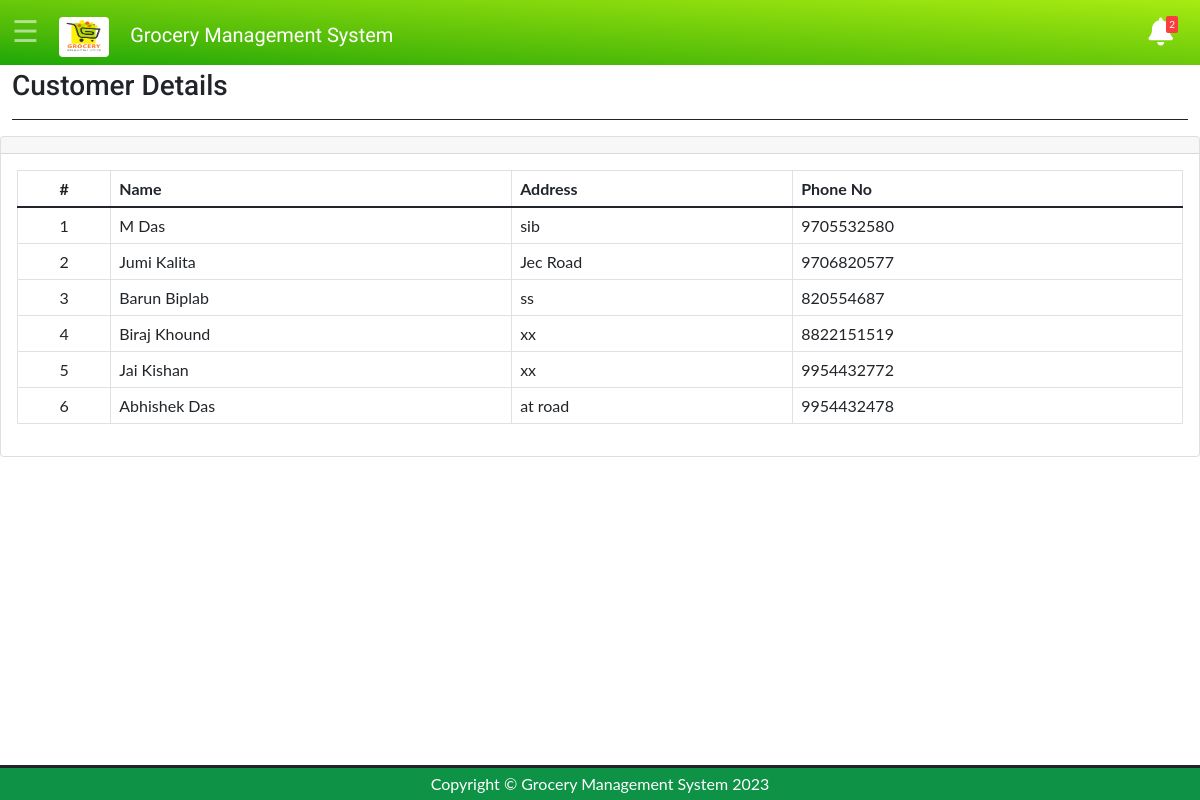
Screenshot of /customer-details.php (signed in) with the database file from the repository.
### tables this page shows
CREATE TABLE IF NOT EXISTS `gms_customer` (
  `customer_id` int(10) NOT NULL AUTO_INCREMENT,
  `customer_name` varchar(40) DEFAULT NULL,
  `customer_address` varchar(60) DEFAULT NULL,
  `customer_phoneno` varchar(12) DEFAULT NULL,
  PRIMARY KEY (`customer_id`)
);

### customer-details.php (the view, shortened to what this page needs)
<?php
include('navheader.php');
?>
<body>
    <div class="main-div" id="maindiv">
        <div class="container-fluid mt-1">
            <div class="row mb-2">
                <div class="col-sm-6">
                    <h3 class="m-0 table-heading">Customer Details</h3>
                </div>
            </div>
            <hr class=" hr-line opacity-100 ">
        </div>
        <div class="col-lg-12">
            <div class="card card-outline card-primary">
                <div class="card-header">
                </div>
                <div class="card-body">
                    <table class="table tabe-hover table-bordered" id="list">
                        <thead>
                            <tr>
                                <th class="text-center">#</th>
                                <th>Name</th>
                                <th>Address</th>
                                <th>Phone No</th>
                            </tr>
                        </thead>
                        <tbody>
                        <?php
                         $i = 1;
                             $q = "SELECT * FROM `gms_customer`  ORDER BY customer_id desc";
                              $query = mysqli_query($conn,$q);
                       while ( $res = mysqli_fetch_assoc($query)){
                                ?>
                            <tr>
                                <td class="text-center"><?php echo $i++ ?></b></td>
                                <td><?php  echo $res['customer_name']; ?> </td>
                                <td><?php  echo $res['customer_address']; ?> </td>
                                <td><?php  echo $res['customer_phoneno']; ?> </td>
                            </tr>
                            <?php
          }
             ?>
                        </tbody>
                    </table>
                </div>
            </div>
        </div>
    </div>
    <?php
include('footer.php');
?>

### css/style.css (style rules this page uses)
body { font-family: "Lato", sans-serif; }
.table-heading { font-family: 'Roboto', sans-serif; }
.main-div { transition: 0.3s; }
.hr-line { margin-top: 1rem; margin-bottom: 1rem; border: 0; border-top: 1px solid; background-color:#2560b8; }

### customer-details.php (style rules this page uses)
table td { vertical-align: middle !important; }

### rows the page displays
gms_customer: customer_name "M Das", customer_address "sib", customer_phoneno "9705532580"
gms_customer: customer_name "Jumi Kalita", customer_address "Jec Road", customer_phoneno "9706820577"
gms_customer: customer_name "Barun Biplab", customer_address "ss", customer_phoneno "820554687"
gms_customer: customer_name "Biraj Khound", customer_address "xx", customer_phoneno "8822151519"
gms_customer: customer_name "Jai Kishan", customer_address "xx", customer_phoneno "9954432772"
gms_customer: customer_name "Abhishek Das", customer_address "at road", customer_phoneno "9954432478"

### other values shown
$a "2"
